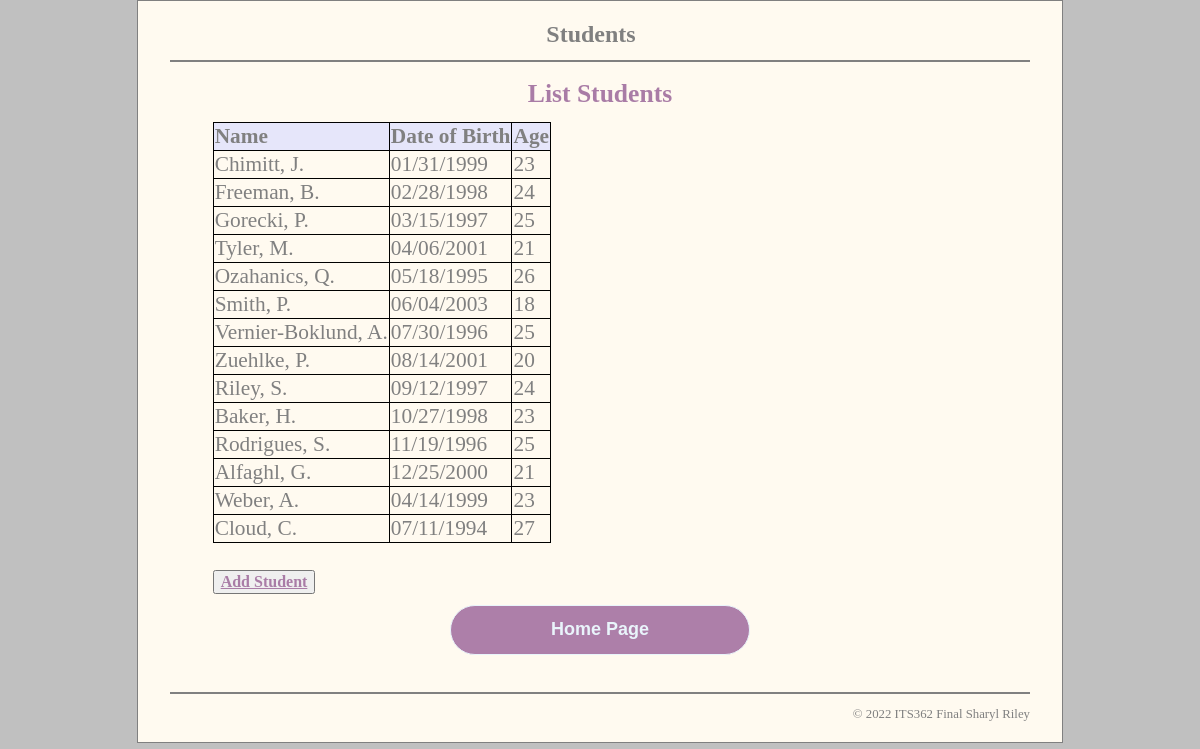
Page /students/index.php on the committed database.
### tables this page shows
CREATE TABLE Student (
  StudentID       INT(11)        NOT NULL   AUTO_INCREMENT,
  firstName     VARCHAR(128)   NOT NULL,
  lastName     VARCHAR(50)   NOT NULL,
  dateOfBirth     VARCHAR(15)   NOT NULL,
  PRIMARY KEY (StudentID)
);

### model/students_db.php (called while the page is built, shortened)
<?php
  function get_students() {
  global $db;
  $queryAllStudents = 'SELECT * FROM Student
        ORDER BY StudentID';
  $statement2 = $db->prepare($queryAllStudents);
  $statement2->execute();
  $studentList = $statement2->fetchAll();
  return $studentList;
  }
  ?>

### students/student_list.php (the view)
<?php include '../view/header.php'; ?>
        <main>
            <body>
                <section>
                        <h2>List Students</h2>
                        <table>
                            <tr>
                                <th>Name</th>
                                <th>Date of Birth</th>
                                <th>Age</th>
                            </tr>
                            <?php foreach ($studentList as $student) : ?>
                            <tr>
                                <?php $firstNameInitial = $student['firstName'][0];?>
                                <td><?php echo $student['lastName'].', '.$firstNameInitial.'.'; ?></td>
                                <td><?php echo $student['dateOfBirth']; ?></td>
                                <?php
                                $dob = date_create_from_format("m/d/Y",$student['dateOfBirth']);
                                $today = new DateTime('today');
                                $age = date_diff($dob,$today)->format('%y'); ?>
                                <td><?php echo $age;?></td>
                            </tr>
                            <?php endforeach; ?>
                        </table>
                        <br>
                        <button><a href="?action=show_add_form">Add Student</a></button>
                        <form action='../user/index.php'> <input type='submit'value='Home Page'></form>
                 </section>
            </body>
        </main>
<?php include '../view/footer.php'; ?>

### main.css (style rules this page uses)
html { background-color: rgb(192, 192, 192); }
body { margin-top: 0; color: gray; font-family: Cambria, Cochin, Georgia, Times, 'Times New Roman', serif; width: 860px; margin: 0 auto; background-color: floralwhite; border: 1px solid gray; padding: .5em 2em; }
form { color: gray; font-family: Cambria, Cochin, Georgia, Times, 'Times New Roman', serif; text-align: center; font-size: 16pt; margin-right: 0 auto; padding: .5em 2em; height: auto; }
section { color: gray; font-family: Cambria, Cochin, Georgia, Times, 'Times New Roman', serif; text-align: left; font-size: 16pt; margin-right: 0 auto; padding: .5em 2em; }
input[type="submit"] { width: 300px; height: 50px; border: 1px solid; background: #985f96c9; border-radius: 25px; font-size: 18px; color: #e9f4fb; font-weight: 700; cursor: pointer; outline: none; }
h2 { font-size: 120%; margin: 0; padding: .25em 0 .5em; text-align: center; }
h1, h2 { color: rgb(169, 124, 166); }
table { border: 1px solid black; border-collapse: collapse; color: gray; font-family: Cambria, Cochin, Georgia, Times, 'Times New Roman', serif; text-align: left; font-size: 16pt; margin-right: auto; }
th { border: 1px solid black; vertical-align: top; text-align: left; background-color: lavender; }
td { border: 1px solid black; vertical-align: top; text-align: left; background-color: floralwhite; }
a { color: rgb(169, 124, 166); font-size: 120%; font-weight: bold; font-family: Cambria, Cochin, Georgia, Times, 'Times New Roman', serif; }

### rows in the picture
student: lastName "Chimitt", firstName "J", dateOfBirth "01/31/1999", dateOfBirth "23"
student: lastName "Freeman", firstName "B", dateOfBirth "02/28/1998", dateOfBirth "24"
student: lastName "Gorecki", firstName "P", dateOfBirth "03/15/1997", dateOfBirth "25"
student: lastName "Tyler", firstName "M", dateOfBirth "04/06/2001", dateOfBirth "21"
student: lastName "Ozahanics", firstName "Q", dateOfBirth "05/18/1995", dateOfBirth "26"
student: lastName "Smith", firstName "P", dateOfBirth "06/04/2003", dateOfBirth "18"
student: lastName "Vernier-Boklund", firstName "A", dateOfBirth "07/30/1996", dateOfBirth "25"
student: lastName "Zuehlke", firstName "P", dateOfBirth "08/14/2001", dateOfBirth "20"
student: lastName "Riley", firstName "S", dateOfBirth "09/12/1997", dateOfBirth "24"
student: lastName "Baker", firstName "H", dateOfBirth "10/27/1998", dateOfBirth "23"
student: lastName "Rodrigues", firstName "S", dateOfBirth "11/19/1996", dateOfBirth "25"
student: lastName "Alfaghl", firstName "G", dateOfBirth "12/25/2000", dateOfBirth "21"
student: lastName "Weber", firstName "A", dateOfBirth "04/14/1999", dateOfBirth "23"
student: lastName "Cloud", firstName "C", dateOfBirth "07/11/1994", dateOfBirth "27"
